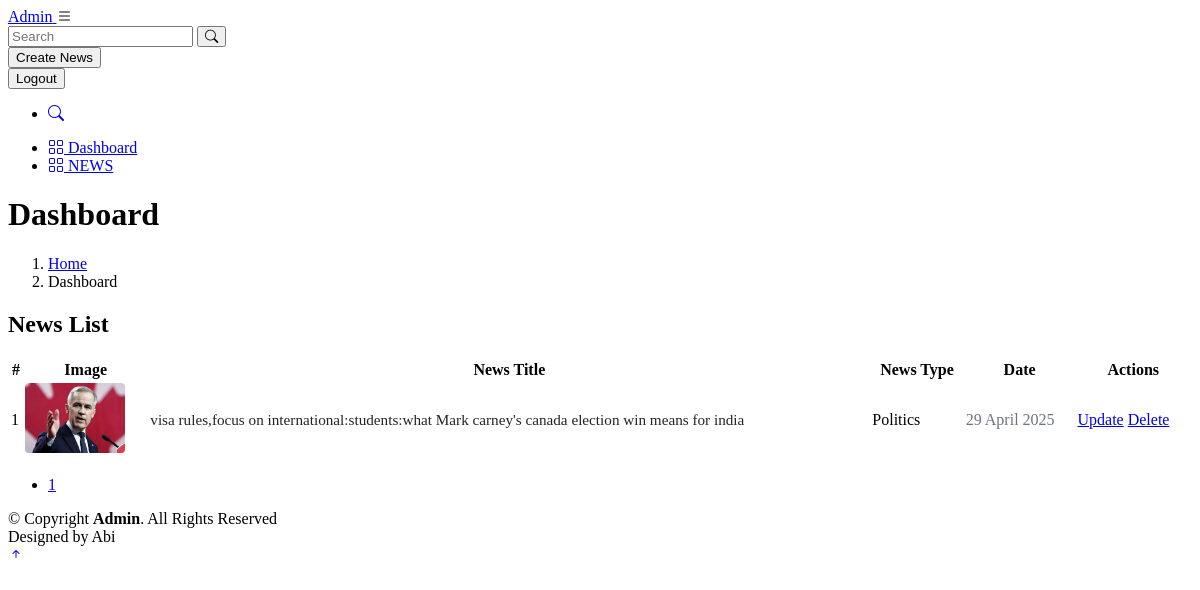
The app's page /listnews/ with its own data.
### blogapp/models.py (models this page shows, shortened)
class News(models.Model):
    title=models.CharField(max_length=200,null=True)
    type_of_news=models.CharField(max_length=200)
    description = models.CharField(max_length = 500, default=None)
    date=models.IntegerField(null=True)
    time=models.CharField(default=time,max_length=100000)
    image=models.ImageField(upload_to='img/news')

### blogapp/views.py (the view)
# urls.py: path('listnews/',views.listNews,name='listnews'),
def listNews(request):
    newses=News.objects.all()
    paginator=Paginator(newses,4)
    page_number=request.GET.get('page')
    try:
        page=paginator.get_page(page_number)
    except EmptyPage:
        page=paginator.page(page_number.num_pages)
    return render(request,'listnews.html',{'newses':newses,'page':page})

### blogapp/templates/listnews.html (shortened to what this page needs)
{% extends 'user/base.html' %}
{% load static %}
{% block content %}
<div class="container py-4">
    <h1 class="mb-4">News List</h1>
    <div class="table-responsive">
        <table class="table news-table table-hover align-middle">
            <thead>
                <tr>
                    <th scope="col">#</th>
                    <th scope="col">Image</th>
                    <th scope="col">News Title</th>
                    <th scope="col">News Type</th>
                    <th scope="col">Date</th>
                    <th scope="col">Actions</th>
                </tr>
            </thead>
            <tbody>
                {% for news in page %}
                <tr>
                    <td>{{ forloop.counter }}</td>
                    <td>
                        {% if news.image %}
                        <img src="{{ news.image.url }}" alt="news" class="book-cover">
                        {% endif %}
                    </td>
                    <td class="news-title">{{ news.title }}
                    </td>
                    <td>{{ news.type_of_news }}</td>
                    <td class="news-date">{{ news.time }}</td>
                    <td>
                        <a href="{% url 'blogapp:updateview' news.id %}" class="btn btn-outline-success btn-sm">Update</a>
                        <a href="{% url 'blogapp:deleteview' news.id %}" class="btn btn-outline-danger btn-sm">Delete</a>
                    </td>
                </tr>
                {% endfor %}
            </tbody>
        </table>
    </div>
    <nav aria-label="Page navigation">
        <ul class="pagination justify-content-center">
            {% for num in page.paginator.page_range %}
            <li class="page-item {% if page.number == num %}active{% endif %}">
                <a class="page-link" href="?page={{ num }}">{{ num }}</a>
            </li>
            {% endfor %}
        </ul>
    </nav>
</div>
{% endblock %}

### static/assets/css/style.css (style rules this page uses)
.news-title { font-weight: 600; margin-bottom: 5px; font-size: 0.95rem; line-height: 1.3; }

### blogapp/templates/listnews.html (style rules this page uses)
.news-table { width: 100%; }
.news-table img { width: 100px; height: 70px; object-fit: cover; border-radius: 4px; }
.news-title { font-weight: 500; color: #212529; text-decoration: none; transition: color 0.2s; }
.news-date { white-space: nowrap; color: #6c757d; }
.book-cover { width: 80px; min-width: 80px; height: 80px; border-radius: 6px; object-fit: cover; align-self: center; }

### records on screen
News: image (picture), title "visa rules,focus on international:students:what Mark carney's canada election win means for india", type_of_news "Politics", time "29 April 2025"

### other values on screen
{{ num }} "1"
